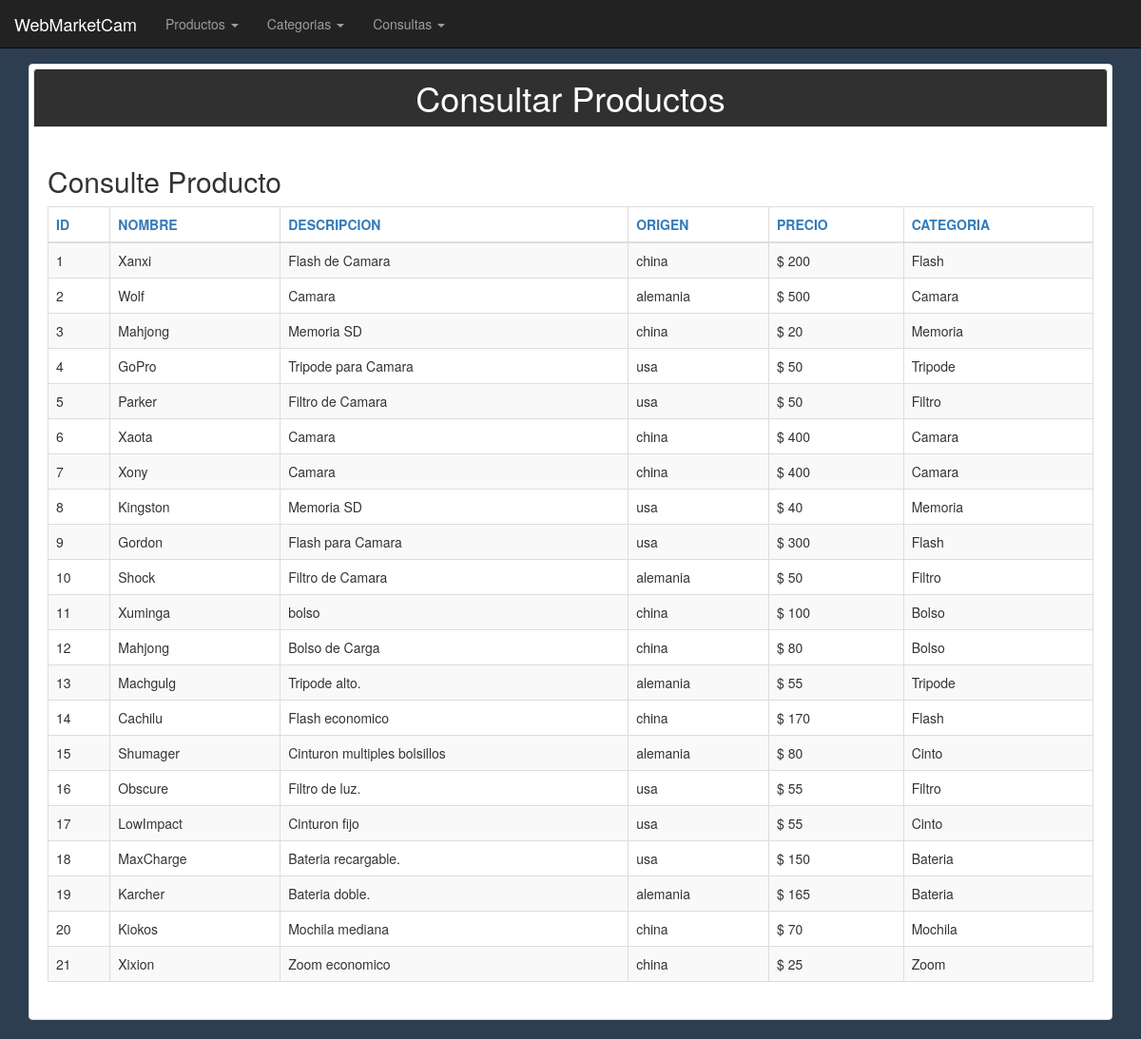
Screenshot of /listarProductos.php?categoriaID=0 with the database file from the repository.
### tables this page shows
CREATE TABLE productos (
  idP         int         AUTO_INCREMENT ,
  marca       varchar(60) NOT NULL,
  descripcion varchar(60) NOT NULL,
  origen      varchar(60) NOT NULL,
  precio      int         NOT NULL,
  categoria   int         NOT NULL,
  PRIMARY KEY (idP),
  CONSTRAINT FK_categoria FOREIGN KEY (categoria) REFERENCES categoria (idC)
);

CREATE TABLE categoria (
  idC      int          AUTO_INCREMENT PRIMARY KEY,
  nombre   varchar(60)  NOT NULL);

### listarProductos.php (the view, shortened to what this page needs)
<!DOCTYPE html>
<html lang="es">
<head>
	<link rel="stylesheet" type="text/css" href="css/bootstrap.min.css">
	<link rel="stylesheet" type="text/css" href="css/style.css">
</head>
<body>
<main class="container" id="contenido">
	<section id="Bienvenida" class="row">
				<article class="col-xs-12 col-sm-12 col-md-12 col-lg-12">
		 				<div class="list-group">
						<div class="thumbnail">
							<h1 class="list-group-item discret list-group-item-heading   text-center">Consultar Productos</h1>
		 					<div class="panel-body">
		 					<h2>Consulte Producto</h2>
								<table class="table table-responsive table-striped table-bordered table-hover" id="lst">
       <?php
        include "conexion.php";
        if (isset($_GET["ORD"])) {
            $orden = $_GET["ORD"];
        } else {
            $orden = "idP";
        }
        $categor = $_GET["categoriaID"];
        if ($categor == "0" || $categor == "undefined") {
            $filtro ='';
        } else {
            $filtro = "WHERE idC ='$categor'";
        }
        $sql  = "SELECT   productos.idP,productos.marca,productos.descripcion,productos.origen,productos.precio,categoria.nombre ";
        $sql .= "  FROM productos   ";
        $sql .= "  JOIN categoria   ";
        $sql .= "    ON productos.categoria = categoria.idC ";
		if (isset($filtro)) {
            $sql .= " $filtro ";
        }
		$sql .= "ORDER BY $orden";
        $result = mysql_query($sql,$conex);
        echo "
			<thead class='thead-inverse'>
               <tr>
                 <th>
                  <a href='listarProductos.php?categoriaID=$categor&ORD=idP'>ID</a>
                 </th>
                 <th>
                  <a href='listarProductos.php?categoriaID=$categor&ORD=marca'>NOMBRE</a>
                 </th>
                 <th>
                  <a href='listarProductos.php?categoriaID=$categor&ORD=descripcion'>DESCRIPCION</a>
                 </th>
                 <th>
                  <a href='listarProductos.php?categoriaID=$categor&ORD=origen'>ORIGEN</a>
                 </th>
                 <th>
                  <a href='listarProductos.php?categoriaID=$categor&ORD=precio'>PRECIO</a>
                 </th>
                 <th>
                  <a href='listarProductos.php?categoriaID=$categor&ORD=categoria,idP'>CATEGORIA</a>
                 </th>
               </tr>
			</thead>
        ";
        $fila = 1;
        while ($reg=mysql_fetch_array($result)) {
            $marca      = utf8_encode($reg["marca"]);
            $descripcion   = utf8_encode($reg["descripcion"]);
			$origen   = utf8_encode($reg["origen"]);
            $categoria = utf8_encode($reg["nombre"]);
            $resto = $fila % 2;
            if ($resto==0) {
                echo "<tr class='filaPAR'>\n";
            } else {
                echo "<tr class='filaIMP'>\n";
            }
            echo " <td >$reg[idP]</td>\n";
            echo " <td>$marca</td>\n";
            echo " <td>$descripcion</td>\n";
			echo " <td>$origen</td>\n";
            echo " <td>$ $reg[precio]</td>\n";
            echo " <td>$categoria</td>\n";
            echo "</tr>\n";
            $fila++;
        }
       ?>
      </table>
							</div>
						</div>
					</div>
				</article>
	</section>
</main>
</body>
</html>

### css/style.css (style rules this page uses)
body { background-color: #2c3e50; }
header { margin-bottom: 4.333%; }
.discret { background-color: #303030; color: white; }

### rows the page displays
productos: idP "1", marca "Xanxi", descripcion "Flash de Camara", origen "china", precio "200", categoria.nombre "Flash"
productos: idP "2", marca "Wolf", descripcion "Camara", origen "alemania", precio "500", categoria.nombre "Camara"
productos: idP "3", marca "Mahjong", descripcion "Memoria SD", origen "china", precio "20", categoria.nombre "Memoria"
productos: idP "4", marca "GoPro", descripcion "Tripode para Camara", origen "usa", precio "50", categoria.nombre "Tripode"
productos: idP "5", marca "Parker", descripcion "Filtro de Camara", origen "usa", precio "50", categoria.nombre "Filtro"
productos: idP "6", marca "Xaota", descripcion "Camara", origen "china", precio "400", categoria.nombre "Camara"
productos: idP "7", marca "Xony", descripcion "Camara", origen "china", precio "400", categoria.nombre "Camara"
productos: idP "8", marca "Kingston", descripcion "Memoria SD", origen "usa", precio "40", categoria.nombre "Memoria"
productos: idP "9", marca "Gordon", descripcion "Flash para Camara", origen "usa", precio "300", categoria.nombre "Flash"
productos: idP "10", marca "Shock", descripcion "Filtro de Camara", origen "alemania", precio "50", categoria.nombre "Filtro"
productos: idP "11", marca "Xuminga", descripcion "bolso", origen "china", precio "100", categoria.nombre "Bolso"
productos: idP "12", marca "Mahjong", descripcion "Bolso de Carga", origen "china", precio "80", categoria.nombre "Bolso"
productos: idP "13", marca "Machgulg", descripcion "Tripode alto.", origen "alemania", precio "55", categoria.nombre "Tripode"
productos: idP "14", marca "Cachilu", descripcion "Flash economico", origen "china", precio "170", categoria.nombre "Flash"
productos: idP "15", marca "Shumager", descripcion "Cinturon multiples bolsillos", origen "alemania", precio "80", categoria.nombre "Cinto"
productos: idP "16", marca "Obscure", descripcion "Filtro de luz.", origen "usa", precio "55", categoria.nombre "Filtro"
productos: idP "17", marca "LowImpact", descripcion "Cinturon fijo", origen "usa", precio "55", categoria.nombre "Cinto"
productos: idP "18", marca "MaxCharge", descripcion "Bateria recargable.", origen "usa", precio "150", categoria.nombre "Bateria"
productos: idP "19", marca "Karcher", descripcion "Bateria doble.", origen "alemania", precio "165", categoria.nombre "Bateria"
productos: idP "20", marca "Kiokos", descripcion "Mochila mediana", origen "china", precio "70", categoria.nombre "Mochila"
productos: idP "21", marca "Xixion", descripcion "Zoom economico", origen "china", precio "25", categoria.nombre "Zoom"
